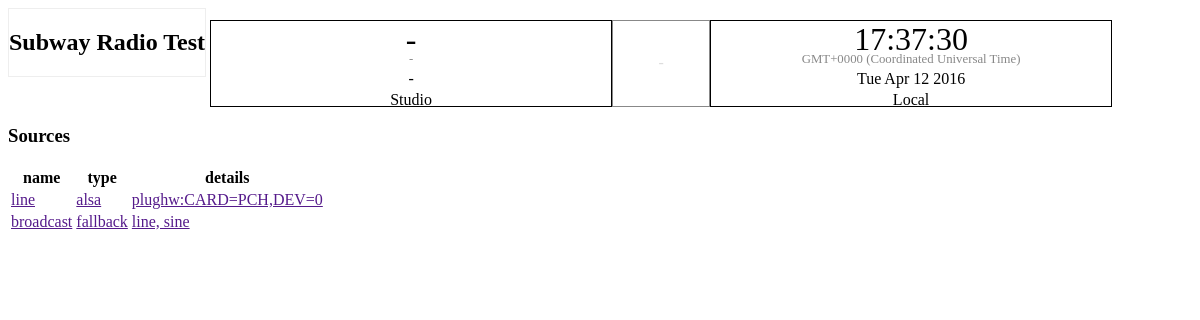
The page /studio/sources/ (signed in) on the database its author committed.
### studio/models.py (models this page shows, shortened)
class Configuration(models.Model):
    station_name = models.CharField(max_length=1024)
    telnet_port = models.IntegerField(default=1236)
    log_path = models.CharField(max_length="2048",default="/tmp")
    mount_path = models.CharField(max_length="2048",default="/mnt")
    playlist_path = models.CharField(max_length="2048",default="/home/yay2/playlists")
    cmd_path = models.CharField(max_length="2048",default="/home/yay2/run")

class Source(models.Model):
    name = models.CharField(max_length=128)
    strip_blank = models.FloatField(null=True, blank=True)
    class Meta:
        abstract = True

class SourceAlsa(Source):
    alsa_device = models.CharField(max_length=1024)

class SourceFallback(Source):
    track_sensitive = models.BooleanField(default=False)
    def list_sources(self):
        sources = SourceFallbackSource.objects.filter(fallback=self)
        names = map(lambda x: x.name, sources)
        return ", ".join(names)

### studio/views.py (the view)
@login_required
def sources(request):
    sources = []
    alsa_sources = SourceAlsa.objects.all()
    for source in alsa_sources:
        source.type = "alsa"
        source.details = source.alsa_device
        sources += [source]
    fallback_sources = SourceFallback.objects.all()
    for source in fallback_sources:
        source.type = "fallback"
        source.details = source.list_sources()
        sources += [source]
    context = RequestContext(request, {
        'sources' : sources,
    })
    return render(request, 'studio/sources.html', context)

### yay2web/utils.py (called while the page is built)
def context_processor(HttpRequest):
    rv = {}
    config = Configuration.objects.get()
    rv['station_name'] = config.station_name
    return rv

### studio/templates/studio/sources.html (shortened to what this page needs)
{% extends "yay2/skel.html" %}
{% block content %}
<div id="sources" class="overview">
    <h3>Sources</h3>
    <table>
        <tr>
            <th>name</th>
            <th>type</th>
            <th>details</th>
        </tr>
    {% for source in sources|dictsortreversed:"name" %}
        <tr>
            <td><a href="">{{ source.name }}</td>
            <td><a href="">{{ source.type }}</td>
            <td><a href="">{{ source.details }}</td>
        </tr>
    {% endfor %}
    </table>
</div>
{% endblock %}

### templates/yay2/skel.html (shortened to what this page needs)
<!DOCTYPE html>
<html lang="en">
<head>
    {% load staticfiles %}
    <link rel="stylesheet" href="{% static "css/style.css" %}"/>
</head>
<body>
    <div id="content">
        <div id="header">
            <h2>{{ station_name }}</h2>
        </div>
        <div id="globalstatus">
            <div class="clock" id="studiotime">
                <div class="time"></div>
                <div class="timezone"></div>
                <div class="date"></div>
                <div class="label">Studio</div>
            </div>
            <div class="timer" id="lastupdated">
                <div class="value"></div>
            </div>
            <div class="clock" id="localtime">
                <div class="time"></div>
                <div class="timezone"></div>
                <div class="date"></div>
                <div class="label">Local</div>
            </div>
        </div>
        <div id="content">
        {% block content %}{% endblock %}
        </div>
    </div>
</body>
</html>

### static/css/style.css (style rules this page uses)
#header { border: 1px solid #eee; display: inline-flex; flex-direction: row; margin: 0 auto; }
#globalstatus { display: inline-flex; flex-direction: row; }
.clock { display: flex; flex-direction: column; }
#studiotime { border: 1px solid black; width: 25em; }
#studiotime div { flex-direction: column; }
#localtime { border: 1px solid black; width: 25em; }
#lastupdated { text-align: center; border: 1px solid #888; width: 6em; display: inline-flex; }
#lastupdated .value { margin: auto auto; color: #ddd; }
.clock .time { font-size: 2em; margin: 0 auto; }
.clock .timezone { font-size: 0.8em; color: #888; margin: -0.5em auto 0 auto; }
.clock .date { margin: 0.2em auto 0.4em auto; }
.clock .label { margin: -0.2em auto; }

### rows shown on the page
Configuration: station_name "Subway Radio Test"
SourceAlsa: name "line", type "alsa", details "plughw:CARD=PCH,DEV=0"
SourceFallback: name "broadcast", type "fallback", details "line, sine"
